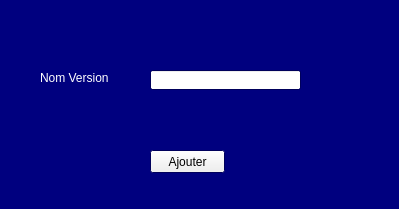
<?xml version="1.0" encoding="UTF-8"?>
<ui version="4.0">
 <class>Form</class>
 <widget class="QWidget" name="Form">
  <property name="geometry">
   <rect>
    <x>0</x>
    <y>0</y>
    <width>399</width>
    <height>209</height>
   </rect>
  </property>
  <property name="palette">
   <palette>
    <active>
     <colorrole role="Base">
      <brush brushstyle="SolidPattern">
       <color alpha="255">
        <red>255</red>
        <green>255</green>
        <blue>255</blue>
       </color>
      </brush>
     </colorrole>
     <colorrole role="Window">
      <brush brushstyle="SolidPattern">
       <color alpha="255">
        <red>0</red>
        <green>0</green>
        <blue>127</blue>
       </color>
      </brush>
     </colorrole>
    </active>
    <inactive>
     <colorrole role="Base">
      <brush brushstyle="SolidPattern">
       <color alpha="255">
        <red>255</red>
        <green>255</green>
        <blue>255</blue>
       </color>
      </brush>
     </colorrole>
     <colorrole role="Window">
      <brush brushstyle="SolidPattern">
       <color alpha="255">
        <red>0</red>
        <green>0</green>
        <blue>127</blue>
       </color>
      </brush>
     </colorrole>
    </inactive>
    <disabled>
     <colorrole role="Base">
      <brush brushstyle="SolidPattern">
       <color alpha="255">
        <red>0</red>
        <green>0</green>
        <blue>127</blue>
       </color>
      </brush>
     </colorrole>
     <colorrole role="Window">
      <brush brushstyle="SolidPattern">
       <color alpha="255">
        <red>0</red>
        <green>0</green>
        <blue>127</blue>
       </color>
      </brush>
     </colorrole>
    </disabled>
   </palette>
  </property>
  <property name="windowTitle">
   <string>Form</string>
  </property>
  <widget class="QLabel" name="label">
   <property name="geometry">
    <rect>
     <x>40</x>
     <y>70</y>
     <width>101</width>
     <height>16</height>
    </rect>
   </property>
   <property name="palette">
    <palette>
     <active>
      <colorrole role="WindowText">
       <brush brushstyle="SolidPattern">
        <color alpha="255">
         <red>255</red>
         <green>255</green>
         <blue>255</blue>
        </color>
       </brush>
      </colorrole>
     </active>
     <inactive>
      <colorrole role="WindowText">
       <brush brushstyle="SolidPattern">
        <color alpha="255">
         <red>255</red>
         <green>255</green>
         <blue>255</blue>
        </color>
       </brush>
      </colorrole>
     </inactive>
     <disabled>
      <colorrole role="WindowText">
       <brush brushstyle="SolidPattern">
        <color alpha="255">
         <red>120</red>
         <green>120</green>
         <blue>120</blue>
        </color>
       </brush>
      </colorrole>
     </disabled>
    </palette>
   </property>
   <property name="text">
    <string>Nom Version</string>
   </property>
  </widget>
  <widget class="QLineEdit" name="nom_version">
   <property name="geometry">
    <rect>
     <x>150</x>
     <y>70</y>
     <width>151</width>
     <height>20</height>
    </rect>
   </property>
  </widget>
  <widget class="QPushButton" name="pushButton">
   <property name="geometry">
    <rect>
     <x>150</x>
     <y>150</y>
     <width>75</width>
     <height>23</height>
    </rect>
   </property>
   <property name="text">
    <string>Ajouter</string>
   </property>
  </widget>
 </widget>
 <resources/>
 <connections/>
</ui>
